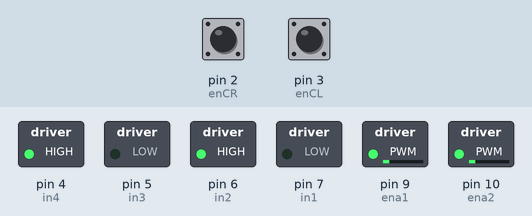
This sketch was run on a simulated Arduino Uno, built with avr-gcc and run on an emulated ATmega328P. On the bench: switched loads named in the sketch (green lamp = pin HIGH). Inputs (shaded band) come from the test bench; at power-on: pin 2 (enCR) HIGH, pin 3 (enCL) HIGH. What the sketch prints to the serial monitor is not drawn.

Above: at 0.1 s.
Timing chart, 0 to 1.6 s (numbered marks = the images above):
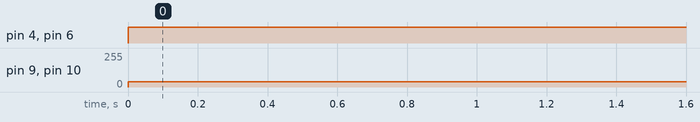

The sketch:

car.ino
```cpp
//motor left
int in1 = 7;
int in2 = 6;
int ena1=9;
//motor right
int in3 = 5;
int in4 = 4;
int ena2=10;

//encoder
int enCL=3;
int enCR=2;

int motorSpeed=60;
int carDirection;

 long countL = 0;
signed long countR = 0;

void setup() {
  // put your setup code here, to run once:
  Serial.begin(57600);
  pinMode(in1, OUTPUT);
  pinMode(in2, OUTPUT);
  pinMode(in3, OUTPUT);
  pinMode(in4, OUTPUT);
  pinMode(ena1, OUTPUT);
  pinMode(ena2, OUTPUT);
  pinMode(enCL,INPUT);
  pinMode(enCR,INPUT);
  attachInterrupt(digitalPinToInterrupt(enCL),cntl,CHANGE);
  attachInterrupt(digitalPinToInterrupt(enCR),cntr,CHANGE);
  analogWrite(ena1, motorSpeed);
  analogWrite(ena2, motorSpeed);
  carDirection=HIGH;
}

void cntl(){
  countL++;

}

void cntr(){
  countR++;
}

void loop() {
  Serial.println(countL);
  //Serial.print("\t" +countR);
  if(countR >= 400){
    //stop
    digitalWrite(in1,1);
    digitalWrite(in2,1);
    digitalWrite(in3,1);
    digitalWrite(in4,1);
    delay(2000);

    carDirection = !carDirection;
    countL = 0;
    countR = 0;
  }
  digitalWrite(in1,!carDirection);
  digitalWrite(in2,carDirection);
  digitalWrite(in3,!carDirection);
  digitalWrite(in4,carDirection);
  analogWrite(ena1, 40);
  analogWrite(ena2, 40);
}
```

Measured:
- by itself, pin 4 (in4), pin 6 (in2): LOW → HIGH at 0.00 s
- by itself, pin 9 (ena1), pin 10 (ena2): 0/255 → 40/255 at 0.00 s
